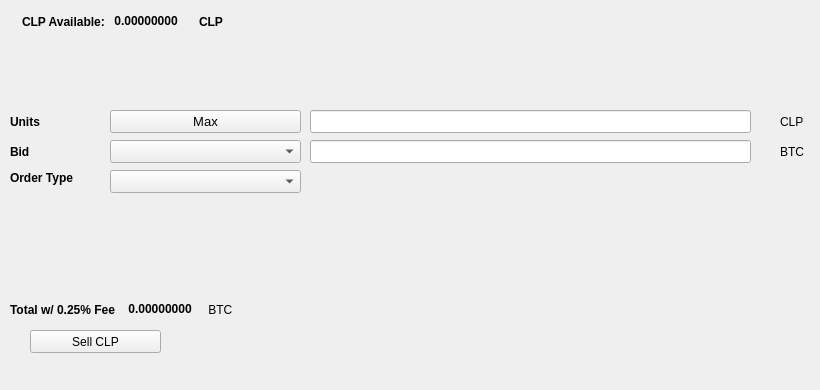
   <widget class="QWidget" name="SellTab">
    <attribute name="title">
     <string>Sell</string>
    </attribute>
    <widget class="QLabel" name="label_16">
     <property name="geometry">
      <rect>
       <x>780</x>
       <y>140</y>
       <width>31</width>
       <height>23</height>
      </rect>
     </property>
     <property name="text">
      <string>BTC</string>
     </property>
    </widget>
    <widget class="QComboBox" name="SellBidcomboBox">
     <property name="geometry">
      <rect>
       <x>110</x>
       <y>140</y>
       <width>191</width>
       <height>23</height>
      </rect>
     </property>
     <property name="font">
      <font>
       <pointsize>10</pointsize>
      </font>
     </property>
    </widget>
    <widget class="QLabel" name="label_18">
     <property name="geometry">
      <rect>
       <x>10</x>
       <y>110</y>
       <width>46</width>
       <height>23</height>
      </rect>
     </property>
     <property name="font">
      <font>
       <weight>75</weight>
       <bold>true</bold>
      </font>
     </property>
     <property name="text">
      <string>Units</string>
     </property>
    </widget>
    <widget class="QPushButton" name="Sell_Max_Amount">
     <property name="geometry">
      <rect>
       <x>110</x>
       <y>110</y>
       <width>191</width>
       <height>23</height>
      </rect>
     </property>
     <property name="font">
      <font>
       <pointsize>10</pointsize>
      </font>
     </property>
     <property name="text">
      <string>Max</string>
     </property>
    </widget>
    <widget class="QLabel" name="label_20">
     <property name="geometry">
      <rect>
       <x>10</x>
       <y>170</y>
       <width>91</width>
       <height>16</height>
      </rect>
     </property>
     <property name="font">
      <font>
       <weight>75</weight>
       <bold>true</bold>
      </font>
     </property>
     <property name="text">
      <string>Order Type</string>
     </property>
    </widget>
    <widget class="QComboBox" name="SellOrdertypeCombo">
     <property name="geometry">
      <rect>
       <x>110</x>
       <y>170</y>
       <width>191</width>
       <height>23</height>
      </rect>
     </property>
     <property name="font">
      <font>
       <pointsize>10</pointsize>
      </font>
     </property>
    </widget>
    <widget class="QLabel" name="label_21">
     <property name="geometry">
      <rect>
       <x>10</x>
       <y>140</y>
       <width>46</width>
       <height>23</height>
      </rect>
     </property>
     <property name="font">
      <font>
       <weight>75</weight>
       <bold>true</bold>
      </font>
     </property>
     <property name="text">
      <string>Bid</string>
     </property>
    </widget>
    <widget class="QLabel" name="label_22">
     <property name="geometry">
      <rect>
       <x>780</x>
       <y>110</y>
       <width>31</width>
       <height>23</height>
      </rect>
     </property>
     <property name="text">
      <string>CLP</string>
     </property>
    </widget>
    <widget class="QLineEdit" name="UnitsInputCLP">
     <property name="geometry">
      <rect>
       <x>310</x>
       <y>110</y>
       <width>441</width>
       <height>23</height>
      </rect>
     </property>
     <property name="font">
      <font>
       <pointsize>9</pointsize>
       <weight>75</weight>
       <bold>true</bold>
      </font>
     </property>
    </widget>
    <widget class="QLineEdit" name="SellBidPriceEdit">
     <property name="geometry">
      <rect>
       <x>310</x>
       <y>140</y>
       <width>441</width>
       <height>23</height>
      </rect>
     </property>
     <property name="font">
      <font>
       <pointsize>9</pointsize>
       <weight>75</weight>
       <bold>true</bold>
      </font>
     </property>
    </widget>
    <widget class="QPushButton" name="SellCLPBTN">
     <property name="geometry">
      <rect>
       <x>30</x>
       <y>330</y>
       <width>131</width>
       <height>23</height>
      </rect>
     </property>
     <property name="text">
      <string>Sell CLP</string>
     </property>
     <property name="icon">
      <iconset resource="../calypso">
       <normaloff>:/icons/bitcoin</normaloff>:/icons/bitcoin</iconset>
     </property>
    </widget>
    <widget class="QWidget" name="layoutWidget3">
     <property name="geometry">
      <rect>
       <x>22</x>
       <y>12</y>
       <width>258</width>
       <height>19</height>
      </rect>
     </property>
     <layout class="QHBoxLayout" name="horizontalLayout">
      <item>
       <widget class="QLabel" name="label232_2">
        <property name="font">
         <font>
          <weight>75</weight>
          <bold>true</bold>
         </font>
        </property>
        <property name="text">
         <string>CLP Available:</string>
        </property>
       </widget>
      </item>
      <item>
       <widget class="QLabel" name="CLPAvailableLabel">
        <property name="palette">
         <palette>
          <active>
           <colorrole role="WindowText">
            <brush brushstyle="SolidPattern">
             <color alpha="255">
              <red>0</red>
              <green>0</green>
              <blue>0</blue>
             </color>
            </brush>
           </colorrole>
           <colorrole role="Button">
            <brush brushstyle="SolidPattern">
             <color alpha="255">
              <red>0</red>
              <green>170</green>
              <blue>0</blue>
             </color>
            </brush>
           </colorrole>
           <colorrole role="Light">
            <brush brushstyle="SolidPattern">
             <color alpha="255">
              <red>0</red>
              <green>255</green>
              <blue>0</blue>
             </color>
            </brush>
           </colorrole>
           <colorrole role="Midlight">
            <brush brushstyle="SolidPattern">
             <color alpha="255">
              <red>0</red>
              <green>212</green>
              <blue>0</blue>
             </color>
            </brush>
           </colorrole>
           <colorrole role="Dark">
            <brush brushstyle="SolidPattern">
             <color alpha="255">
              <red>0</red>
              <green>85</green>
              <blue>0</blue>
             </color>
            </brush>
           </colorrole>
           <colorrole role="Mid">
            <brush brushstyle="SolidPattern">
             <color alpha="255">
              <red>0</red>
              <green>113</green>
              <blue>0</blue>
             </color>
            </brush>
           </colorrole>
           <colorrole role="Text">
            <brush brushstyle="SolidPattern">
             <color alpha="255">
              <red>0</red>
              <green>170</green>
              <blue>0</blue>
             </color>
            </brush>
           </colorrole>
           <colorrole role="BrightText">
            <brush brushstyle="SolidPattern">
             <color alpha="255">
              <red>255</red>
              <green>255</green>
              <blue>255</blue>
             </color>
            </brush>
           </colorrole>
           <colorrole role="ButtonText">
            <brush brushstyle="SolidPattern">
             <color alpha="255">
              <red>0</red>
              <green>0</green>
              <blue>0</blue>
             </color>
            </brush>
           </colorrole>
           <colorrole role="Base">
            <brush brushstyle="SolidPattern">
             <color alpha="255">
              <red>255</red>
              <green>255</green>
              <blue>255</blue>
             </color>
            </brush>
           </colorrole>
           <colorrole role="Window">
            <brush brushstyle="SolidPattern">
             <color alpha="255">
              <red>0</red>
              <green>170</green>
              <blue>0</blue>
             </color>
            </brush>
           </colorrole>
           <colorrole role="Shadow">
            <brush brushstyle="SolidPattern">
             <color alpha="255">
              <red>0</red>
              <green>0</green>
              <blue>0</blue>
             </color>
            </brush>
           </colorrole>
           <colorrole role="AlternateBase">
            <brush brushstyle="SolidPattern">
             <color alpha="255">
              <red>127</red>
              <green>212</green>
              <blue>127</blue>
             </color>
            </brush>
           </colorrole>
           <colorrole role="ToolTipBase">
            <brush brushstyle="SolidPattern">
             <color alpha="255">
              <red>255</red>
              <green>255</green>
              <blue>220</blue>
             </color>
            </brush>
           </colorrole>
           <colorrole role="ToolTipText">
            <brush brushstyle="SolidPattern">
             <color alpha="255">
              <red>0</red>
              <green>0</green>
              <blue>0</blue>
             </color>
            </brush>
           </colorrole>
          </active>
          <inactive>
           <colorrole role="WindowText">
            <brush brushstyle="SolidPattern">
             <color alpha="255">
              <red>0</red>
              <green>0</green>
              <blue>0</blue>
             </color>
            </brush>
           </colorrole>
           <colorrole role="Button">
            <brush brushstyle="SolidPattern">
             <color alpha="255">
              <red>0</red>
              <green>170</green>
              <blue>0</blue>
             </color>
            </brush>
           </colorrole>
           <colorrole role="Light">
            <brush brushstyle="SolidPattern">
             <color alpha="255">
              <red>0</red>
              <green>255</green>
              <blue>0</blue>
             </color>
            </brush>
           </colorrole>
           <colorrole role="Midlight">
            <brush brushstyle="SolidPattern">
             <color alpha="255">
              <red>0</red>
              <green>212</green>
              <blue>0</blue>
             </color>
            </brush>
           </colorrole>
           <colorrole role="Dark">
            <brush brushstyle="SolidPattern">
             <color alpha="255">
              <red>0</red>
              <green>85</green>
              <blue>0</blue>
             </color>
            </brush>
           </colorrole>
           <colorrole role="Mid">
            <brush brushstyle="SolidPattern">
             <color alpha="255">
              <red>0</red>
              <green>113</green>
              <blue>0</blue>
             </color>
            </brush>
           </colorrole>
           <colorrole role="Text">
            <brush brushstyle="SolidPattern">
             <color alpha="255">
              <red>0</red>
              <green>170</green>
              <blue>0</blue>
             </color>
            </brush>
           </colorrole>
           <colorrole role="BrightText">
            <brush brushstyle="SolidPattern">
             <color alpha="255">
              <red>255</red>
              <green>255</green>
              <blue>255</blue>
             </color>
            </brush>
           </colorrole>
           <colorrole role="ButtonText">
            <brush brushstyle="SolidPattern">
             <color alpha="255">
              <red>0</red>
              <green>0</green>
              <blue>0</blue>
             </color>
            </brush>
           </colorrole>
           <colorrole role="Base">
            <brush brushstyle="SolidPattern">
             <color alpha="255">
              <red>255</red>
              <green>255</green>
              <blue>255</blue>
             </color>
            </brush>
           </colorrole>
           <colorrole role="Window">
            <brush brushstyle="SolidPattern">
             <color alpha="255">
              <red>0</red>
              <green>170</green>
              <blue>0</blue>
             </color>
            </brush>
           </colorrole>
           <colorrole role="Shadow">
            <brush brushstyle="SolidPattern">
             <color alpha="255">
              <red>0</red>
              <green>0</green>
              <blue>0</blue>
             </color>
            </brush>
           </colorrole>
           <colorrole role="AlternateBase">
            <brush brushstyle="SolidPattern">
             <color alpha="255">
              <red>127</red>
              <green>212</green>
              <blue>127</blue>
             </color>
            </brush>
           </colorrole>
           <colorrole role="ToolTipBase">
            <brush brushstyle="SolidPattern">
             <color alpha="255">
              <red>255</red>
              <green>255</green>
              <blue>220</blue>
             </color>
            </brush>
           </colorrole>
           <colorrole role="ToolTipText">
            <brush brushstyle="SolidPattern">
             <color alpha="255">
              <red>0</red>
              <green>0</green>
              <blue>0</blue>
             </color>
            </brush>
           </colorrole>
          </inactive>
          <disabled>
           <colorrole role="WindowText">
            <brush brushstyle="SolidPattern">
             <color alpha="255">
              <red>0</red>
              <green>85</green>
              <blue>0</blue>
             </color>
            </brush>
           </colorrole>
           <colorrole role="Button">
            <brush brushstyle="SolidPattern">
             <color alpha="255">
              <red>0</red>
              <green>170</green>
              <blue>0</blue>
             </color>
            </brush>
           </colorrole>
           <colorrole role="Light">
            <brush brushstyle="SolidPattern">
             <color alpha="255">
              <red>0</red>
              <green>255</green>
              <blue>0</blue>
             </color>
            </brush>
           </colorrole>
           <colorrole role="Midlight">
            <brush brushstyle="SolidPattern">
             <color alpha="255">
              <red>0</red>
              <green>212</green>
              <blue>0</blue>
             </color>
            </brush>
           </colorrole>
           <colorrole role="Dark">
            <brush brushstyle="SolidPattern">
             <color alpha="255">
              <red>0</red>
              <green>85</green>
              <blue>0</blue>
             </color>
            </brush>
           </colorrole>
           <colorrole role="Mid">
            <brush brushstyle="SolidPattern">
             <color alpha="255">
              <red>0</red>
              <green>113</green>
              <blue>0</blue>
             </color>
            </brush>
           </colorrole>
           <colorrole role="Text">
            <brush brushstyle="SolidPattern">
             <color alpha="255">
              <red>0</red>
              <green>85</green>
              <blue>0</blue>
             </color>
            </brush>
           </colorrole>
           <colorrole role="BrightText">
            <brush brushstyle="SolidPattern">
             <color alpha="255">
              <red>255</red>
              <green>255</green>
              <blue>255</blue>
             </color>
            </brush>
           </colorrole>
           <colorrole role="ButtonText">
            <brush brushstyle="SolidPattern">
             <color alpha="255">
              <red>0</red>
              <green>85</green>
              <blue>0</blue>
             </color>
            </brush>
           </colorrole>
           <colorrole role="Base">
            <brush brushstyle="SolidPattern">
             <color alpha="255">
              <red>0</red>
              <green>170</green>
              <blue>0</blue>
             </color>
            </brush>
           </colorrole>
           <colorrole role="Window">
            <brush brushstyle="SolidPattern">
             <color alpha="255">
              <red>0</red>
              <green>170</green>
              <blue>0</blue>
             </color>
            </brush>
           </colorrole>
           <colorrole role="Shadow">
            <brush brushstyle="SolidPattern">
             <color alpha="255">
              <red>0</red>
              <green>0</green>
              <blue>0</blue>
             </color>
            </brush>
           </colorrole>
           <colorrole role="AlternateBase">
            <brush brushstyle="SolidPattern">
             <color alpha="255">
              <red>0</red>
              <green>170</green>
              <blue>0</blue>
             </color>
            </brush>
           </colorrole>
           <colorrole role="ToolTipBase">
            <brush brushstyle="SolidPattern">
             <color alpha="255">
              <red>255</red>
              <green>255</green>
              <blue>220</blue>
             </color>
            </brush>
           </colorrole>
           <colorrole role="ToolTipText">
            <brush brushstyle="SolidPattern">
             <color alpha="255">
              <red>0</red>
              <green>0</green>
              <blue>0</blue>
             </color>
            </brush>
           </colorrole>
          </disabled>
         </palette>
        </property>
        <property name="font">
         <font>
          <weight>75</weight>
          <bold>true</bold>
         </font>
        </property>
        <property name="text">
         <string> 0.00000000 </string>
        </property>
        <property name="textInteractionFlags">
         <set>Qt::LinksAccessibleByMouse|Qt::TextSelectableByKeyboard|Qt::TextSelectableByMouse</set>
        </property>
       </widget>
      </item>
      <item>
       <widget class="QLabel" name="labelCLP">
        <property name="font">
         <font>
          <weight>75</weight>
          <bold>true</bold>
         </font>
        </property>
        <property name="text">
         <string>CLP</string>
        </property>
       </widget>
      </item>
     </layout>
    </widget>
    <widget class="QWidget" name="layoutWidget">
     <property name="geometry">
      <rect>
       <x>10</x>
       <y>300</y>
       <width>268</width>
       <height>19</height>
      </rect>
     </property>
     <layout class="QHBoxLayout" name="horizontalLayout_2">
      <item>
       <widget class="QLabel" name="label_19">
        <property name="font">
         <font>
          <weight>75</weight>
          <bold>true</bold>
         </font>
        </property>
        <property name="text">
         <string>Total w/ 0.25% Fee </string>
        </property>
       </widget>
      </item>
      <item>
       <widget class="QLabel" name="SellCostLabel">
        <property name="palette">
         <palette>
          <active>
           <colorrole role="WindowText">
            <brush brushstyle="SolidPattern">
             <color alpha="255">
              <red>0</red>
              <green>0</green>
              <blue>0</blue>
             </color>
            </brush>
           </colorrole>
           <colorrole role="Button">
            <brush brushstyle="SolidPattern">
             <color alpha="255">
              <red>0</red>
              <green>170</green>
              <blue>0</blue>
             </color>
            </brush>
           </colorrole>
           <colorrole role="Light">
            <brush brushstyle="SolidPattern">
             <color alpha="255">
              <red>0</red>
              <green>255</green>
              <blue>0</blue>
             </color>
            </brush>
           </colorrole>
           <colorrole role="Midlight">
            <brush brushstyle="SolidPattern">
             <color alpha="255">
              <red>0</red>
              <green>212</green>
              <blue>0</blue>
             </color>
            </brush>
           </colorrole>
           <colorrole role="Dark">
            <brush brushstyle="SolidPattern">
             <color alpha="255">
              <red>0</red>
              <green>85</green>
              <blue>0</blue>
             </color>
            </brush>
           </colorrole>
           <colorrole role="Mid">
            <brush brushstyle="SolidPattern">
             <color alpha="255">
              <red>0</red>
              <green>113</green>
              <blue>0</blue>
             </color>
            </brush>
           </colorrole>
           <colorrole role="Text">
            <brush brushstyle="SolidPattern">
             <color alpha="255">
              <red>0</red>
              <green>170</green>
              <blue>0</blue>
             </color>
            </brush>
           </colorrole>
           <colorrole role="BrightText">
            <brush brushstyle="SolidPattern">
             <color alpha="255">
              <red>255</red>
              <green>255</green>
              <blue>255</blue>
             </color>
            </brush>
           </colorrole>
           <colorrole role="ButtonText">
            <brush brushstyle="SolidPattern">
             <color alpha="255">
              <red>0</red>
              <green>0</green>
              <blue>0</blue>
             </color>
            </brush>
           </colorrole>
           <colorrole role="Base">
            <brush brushstyle="SolidPattern">
             <color alpha="255">
              <red>255</red>
              <green>255</green>
              <blue>255</blue>
             </color>
            </brush>
           </colorrole>
           <colorrole role="Window">
            <brush brushstyle="SolidPattern">
             <color alpha="255">
              <red>0</red>
              <green>170</green>
              <blue>0</blue>
             </color>
            </brush>
           </colorrole>
           <colorrole role="Shadow">
            <brush brushstyle="SolidPattern">
             <color alpha="255">
              <red>0</red>
              <green>0</green>
              <blue>0</blue>
             </color>
            </brush>
           </colorrole>
           <colorrole role="AlternateBase">
            <brush brushstyle="SolidPattern">
             <color alpha="255">
              <red>127</red>
              <green>212</green>
              <blue>127</blue>
             </color>
            </brush>
           </colorrole>
           <colorrole role="ToolTipBase">
            <brush brushstyle="SolidPattern">
             <color alpha="255">
              <red>255</red>
              <green>255</green>
              <blue>220</blue>
             </color>
            </brush>
           </colorrole>
           <colorrole role="ToolTipText">
            <brush brushstyle="SolidPattern">
             <color alpha="255">
              <red>0</red>
              <green>0</green>
              <blue>0</blue>
             </color>
            </brush>
           </colorrole>
          </active>
          <inactive>
           <colorrole role="WindowText">
            <brush brushstyle="SolidPattern">
             <color alpha="255">
              <red>0</red>
              <green>0</green>
              <blue>0</blue>
             </color>
            </brush>
           </colorrole>
           <colorrole role="Button">
            <brush brushstyle="SolidPattern">
             <color alpha="255">
              <red>0</red>
              <green>170</green>
              <blue>0</blue>
             </color>
            </brush>
           </colorrole>
           <colorrole role="Light">
            <brush brushstyle="SolidPattern">
             <color alpha="255">
              <red>0</red>
              <green>255</green>
              <blue>0</blue>
             </color>
            </brush>
           </colorrole>
           <colorrole role="Midlight">
            <brush brushstyle="SolidPattern">
             <color alpha="255">
              <red>0</red>
              <green>212</green>
              <blue>0</blue>
             </color>
            </brush>
           </colorrole>
           <colorrole role="Dark">
            <brush brushstyle="SolidPattern">
             <color alpha="255">
              <red>0</red>
              <green>85</green>
              <blue>0</blue>
             </color>
            </brush>
           </colorrole>
           <colorrole role="Mid">
            <brush brushstyle="SolidPattern">
             <color alpha="255">
              <red>0</red>
              <green>113</green>
              <blue>0</blue>
             </color>
            </brush>
           </colorrole>
           <colorrole role="Text">
            <brush brushstyle="SolidPattern">
             <color alpha="255">
              <red>0</red>
              <green>170</green>
              <blue>0</blue>
             </color>
            </brush>
           </colorrole>
           <colorrole role="BrightText">
            <brush brushstyle="SolidPattern">
             <color alpha="255">
              <red>255</red>
              <green>255</green>
              <blue>255</blue>
             </color>
            </brush>
           </colorrole>
           <colorrole role="ButtonText">
            <brush brushstyle="SolidPattern">
             <color alpha="255">
              <red>0</red>
              <green>0</green>
              <blue>0</blue>
             </color>
            </brush>
           </colorrole>
           <colorrole role="Base">
            <brush brushstyle="SolidPattern">
             <color alpha="255">
              <red>255</red>
              <green>255</green>
              <blue>255</blue>
             </color>
            </brush>
           </colorrole>
           <colorrole role="Window">
            <brush brushstyle="SolidPattern">
             <color alpha="255">
              <red>0</red>
              <green>170</green>
              <blue>0</blue>
             </color>
            </brush>
           </colorrole>
           <colorrole role="Shadow">
            <brush brushstyle="SolidPattern">
             <color alpha="255">
              <red>0</red>
              <green>0</green>
              <blue>0</blue>
             </color>
            </brush>
           </colorrole>
           <colorrole role="AlternateBase">
            <brush brushstyle="SolidPattern">
             <color alpha="255">
              <red>127</red>
              <green>212</green>
              <blue>127</blue>
             </color>
            </brush>
           </colorrole>
           <colorrole role="ToolTipBase">
            <brush brushstyle="SolidPattern">
             <color alpha="255">
              <red>255</red>
              <green>255</green>
              <blue>220</blue>
             </color>
            </brush>
           </colorrole>
           <colorrole role="ToolTipText">
            <brush brushstyle="SolidPattern">
             <color alpha="255">
              <red>0</red>
              <green>0</green>
              <blue>0</blue>
             </color>
            </brush>
           </colorrole>
          </inactive>
          <disabled>
           <colorrole role="WindowText">
            <brush brushstyle="SolidPattern">
             <color alpha="255">
              <red>0</red>
              <green>85</green>
              <blue>0</blue>
             </color>
            </brush>
           </colorrole>
           <colorrole role="Button">
            <brush brushstyle="SolidPattern">
             <color alpha="255">
              <red>0</red>
              <green>170</green>
              <blue>0</blue>
             </color>
            </brush>
           </colorrole>
           <colorrole role="Light">
            <brush brushstyle="SolidPattern">
             <color alpha="255">
              <red>0</red>
              <green>255</green>
              <blue>0</blue>
             </color>
            </brush>
           </colorrole>
           <colorrole role="Midlight">
            <brush brushstyle="SolidPattern">
             <color alpha="255">
              <red>0</red>
              <green>212</green>
              <blue>0</blue>
             </color>
            </brush>
           </colorrole>
           <colorrole role="Dark">
            <brush brushstyle="SolidPattern">
             <color alpha="255">
              <red>0</red>
              <green>85</green>
              <blue>0</blue>
             </color>
            </brush>
           </colorrole>
           <colorrole role="Mid">
            <brush brushstyle="SolidPattern">
             <color alpha="255">
              <red>0</red>
              <green>113</green>
              <blue>0</blue>
             </color>
            </brush>
           </colorrole>
           <colorrole role="Text">
            <brush brushstyle="SolidPattern">
             <color alpha="255">
              <red>0</red>
              <green>85</green>
              <blue>0</blue>
             </color>
            </brush>
           </colorrole>
           <colorrole role="BrightText">
            <brush brushstyle="SolidPattern">
             <color alpha="255">
              <red>255</red>
              <green>255</green>
              <blue>255</blue>
             </color>
            </brush>
           </colorrole>
           <colorrole role="ButtonText">
            <brush brushstyle="SolidPattern">
             <color alpha="255">
              <red>0</red>
              <green>85</green>
              <blue>0</blue>
             </color>
            </brush>
           </colorrole>
           <colorrole role="Base">
            <brush brushstyle="SolidPattern">
             <color alpha="255">
              <red>0</red>
              <green>170</green>
              <blue>0</blue>
             </color>
            </brush>
           </colorrole>
           <colorrole role="Window">
            <brush brushstyle="SolidPattern">
             <color alpha="255">
              <red>0</red>
              <green>170</green>
              <blue>0</blue>
             </color>
            </brush>
           </colorrole>
           <colorrole role="Shadow">
            <brush brushstyle="SolidPattern">
             <color alpha="255">
              <red>0</red>
              <green>0</green>
              <blue>0</blue>
             </color>
            </brush>
           </colorrole>
           <colorrole role="AlternateBase">
            <brush brushstyle="SolidPattern">
             <color alpha="255">
              <red>0</red>
              <green>170</green>
              <blue>0</blue>
             </color>
            </brush>
           </colorrole>
           <colorrole role="ToolTipBase">
            <brush brushstyle="SolidPattern">
             <color alpha="255">
              <red>255</red>
              <green>255</green>
              <blue>220</blue>
             </color>
            </brush>
           </colorrole>
           <colorrole role="ToolTipText">
            <brush brushstyle="SolidPattern">
             <color alpha="255">
              <red>0</red>
              <green>0</green>
              <blue>0</blue>
             </color>
            </brush>
           </colorrole>
          </disabled>
         </palette>
        </property>
        <property name="font">
         <font>
          <weight>75</weight>
          <bold>true</bold>
         </font>
        </property>
        <property name="autoFillBackground">
         <bool>false</bool>
        </property>
        <property name="text">
         <string> 0.00000000</string>
        </property>
        <property name="textInteractionFlags">
         <set>Qt::LinksAccessibleByMouse|Qt::TextSelectableByMouse</set>
        </property>
       </widget>
      </item>
      <item>
       <widget class="QLabel" name="label_17">
        <property name="font">
         <font>
          <weight>50</weight>
          <bold>false</bold>
         </font>
        </property>
        <property name="text">
         <string> BTC</string>
        </property>
       </widget>
      </item>
     </layout>
    </widget>
    <widget class="QLabel" name="label_23">
     <property name="geometry">
      <rect>
       <x>460</x>
       <y>300</y>
       <width>281</width>
       <height>81</height>
      </rect>
     </property>
     <property name="text">
      <string/>
     </property>
     <property name="pixmap">
      <pixmap>:/images/bittrex</pixmap>
     </property>
    </widget>
   </widget>
